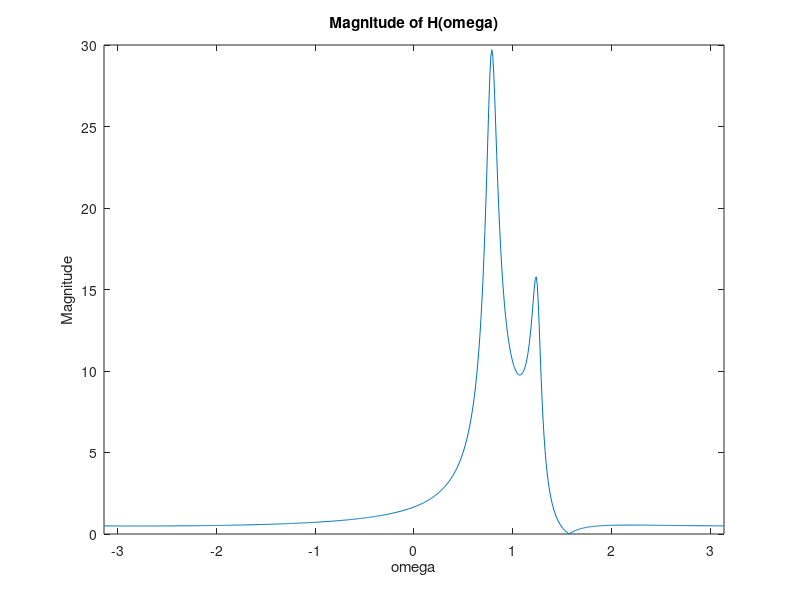

MATLAB code to generate this figure: (Note: this script raises an error after producing the figure.)
id=[2,2,1,0,3,1,3,2];
n=zeros(8,1);
for ii=1:8
    if ii+2<=8
        n(ii)=id(ii+2);
    else
        n(ii)=id(ii+2-8);
    end
end

z1 = (n(2)+1i*n(3))/sqrt(n(2)^2+n(3)^2);
p1 = (n(1)+1i*n(5))/sqrt(1+n(1)^2+n(5)^2);
p2 = (n(8)+1i*n(6))/sqrt(1+n(6)^2+n(8)^2);

w=-pi:0.01:pi;
Hw=(exp(1i.*w)-z1)./((exp(1i.*w)-p1).*(exp(1i.*w)-p2));

% a=[(p1+p2)/(p1*p2), -1/(p1*p2)];
% b=[-z1/(p1*p2), 1/(p1*p2)];

a=[p1+p2,p1*p2];
b=[1,-z1];


plot(w,abs(Hw))
xlim([-pi,pi]);
title("Magnitude of H(\omega)")
xlabel("\omega")
ylabel("Magnitude")


% for 0<t<1
t=0:1/1400:1;
x=exp(1i*2*pi*(-700*t+(700)*t.^2));

y1=(DTLTI(a,b,x,length(x)));

figure;
subplot(3,2,1)
plot(t*pi,abs(y1))
xlim([-pi,pi]);
title("Magnitude of Output for 0 \leq t \leq1 ")
xlabel("\omega")
ylabel("Magnitude")

subplot(3,2,2)
plot(t*pi,angle(y1))
xlim([-pi,pi]);
title("Phase of Output for 0 \leq t \leq 1")
xlabel("\omega")
ylabel("Phase")


% for 0<t<10
t=0:1/1400:10;
x=exp(1i*2*pi*(-700*t+(70)*t.^2));

y2=(DTLTI(a,b,x,length(x)));

subplot(3,2,3)
plot(t*pi,abs(y2))
xlim([-pi,pi]);
title("Magnitude of Output for 0 \leq t \leq10 ")
xlabel("\omega")
ylabel("Magnitude")

subplot(3,2,4)
plot(t*pi,angle(y2))
xlim([-pi,pi]);
title("Phase of Output for 0 \leq t \leq 10")
xlabel("\omega")
ylabel("Phase")



% for 0<t<1000
t=0:1/1400:1000;
x=exp(1i*2*pi*(-700*t+(0.7)*t.^2));


y3=DTLTI(a,b,x,length(x));

subplot(3,2,5)
plot(t*pi,abs(y3))
xlim([-pi,pi]);
title("Magnitude of Output for 0 \leq t \leq1000 ")
xlabel("\omega")
ylabel("Magnitude")

subplot(3,2,6)
plot(t*pi,angle(y3))
xlim([-pi,pi]);
title("Phase of Output for 0 \leq t \leq 1000")
xlabel("\omega")
ylabel("Phase")
